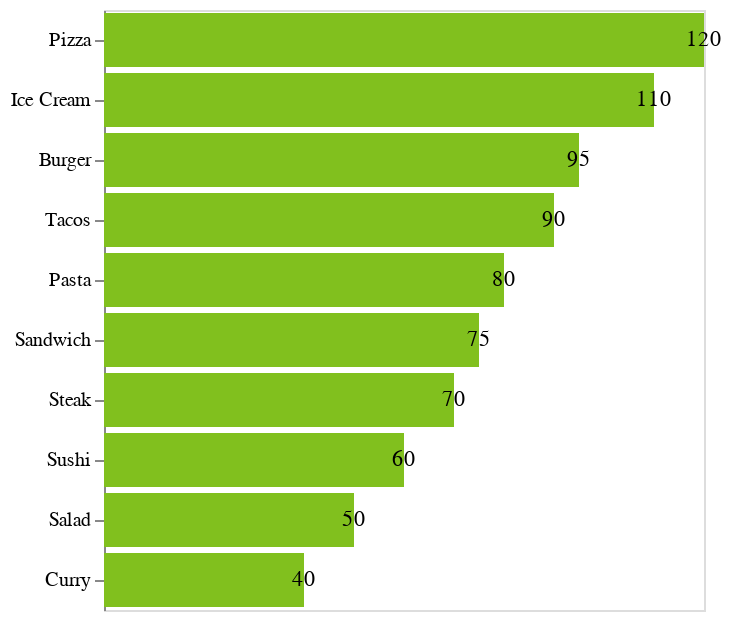

Notebook cell for this chart:
### Markdown cell above
## Add text at the end of each bar

### Code cell
text = chart.mark_text(
).encode(
    text='Number of Likes',
    y=alt.Y('Meal Type', sort='-x', title=None)
)

chart + text

### Figure 1 — Vega-Lite specification as saved in the notebook (floating-point values rounded to 4 significant figures)
{"config": {"view": {"continuousWidth": 300, "continuousHeight": 300}}, "layer": [{"mark": {"type": "bar", "color": "#81c01e"}, "encoding": {"x": {"axis": null, "field": "Number of Likes", "type": "quantitative"}, "y": {"field": "Meal Type", "sort": "-x", "title": null, "type": "nominal"}}}, {"mark": {"type": "text"}, "encoding": {"text": {"field": "Number of Likes", "type": "quantitative"}, "x": {"axis": null, "field": "Number of Likes", "type": "quantitative"}, "y": {"field": "Meal Type", "sort": "-x", "title": null, "type": "nominal"}}}], "data": {"name": "data-9187503ac3d3dc67af67b51825ba4897"}, "height": 300, "width": 300, "$schema": "https://vega.github.io/schema/vega-lite/v5.20.1.json", "datasets": {"data-9187503ac3d3dc67af67b51825ba4897": [{"Meal Type": "Pizza", "Number of Likes": 120}, {"Meal Type": "Burger", "Number of Likes": 95}, {"Meal Type": "Pasta", "Number of Likes": 80}, {"Meal Type": "Sushi", "Number of Likes": 60}, {"Meal Type": "Salad", "Number of Likes": 50}, {"Meal Type": "Steak", "Number of Likes": 70}, {"Meal Type": "Tacos", "Number of Likes": 90}, {"Meal Type": "Ice Cream", "Number of Likes": 110}, {"Meal Type": "Curry", "Number of Likes": 40}, {"Meal Type": "Sandwich", "Number of Likes": 75}]}}
